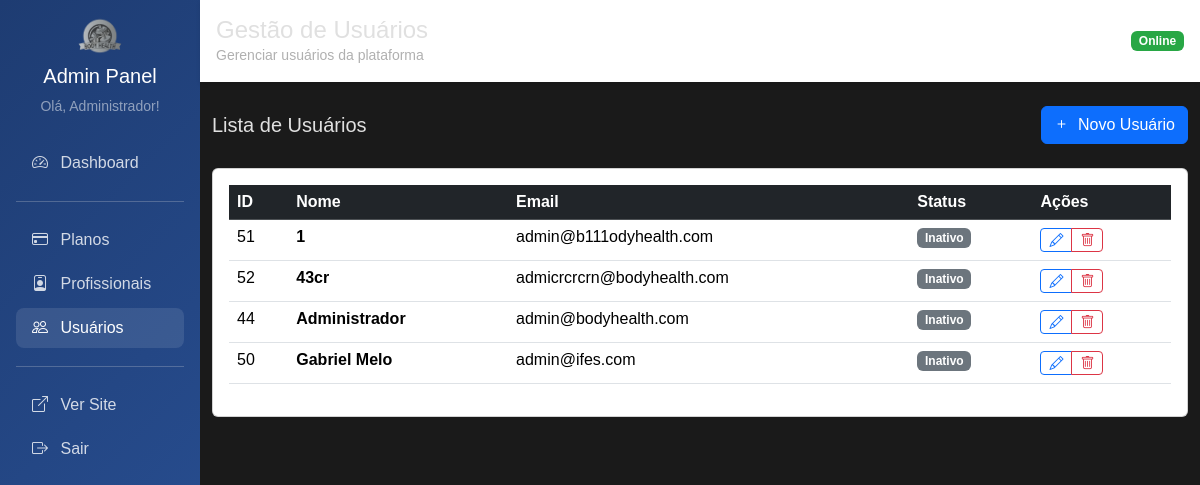
Before: /admin/usuarios (signed in) with the older database file.
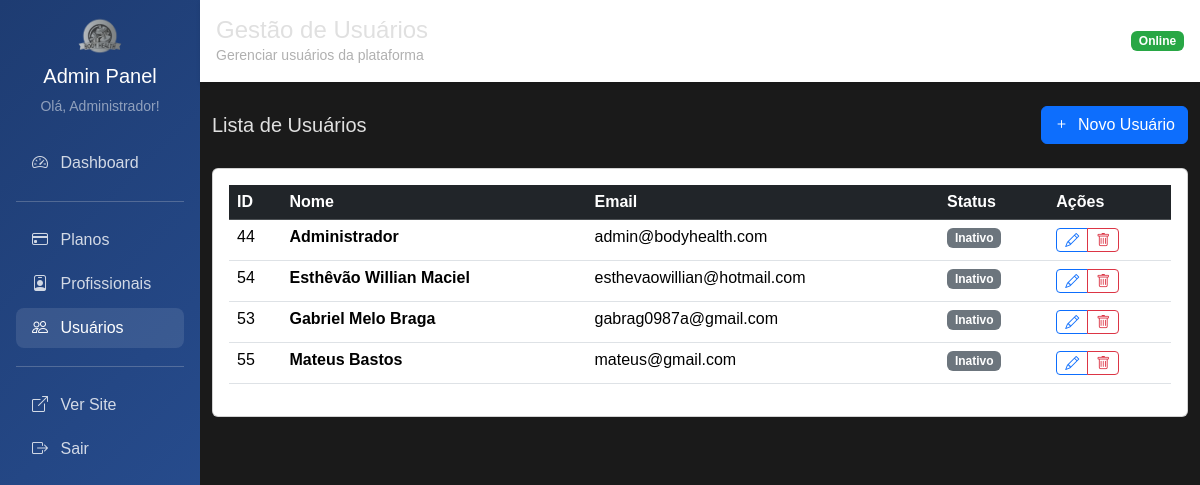
After: the same page with the newer database file.
### tables this page shows
CREATE TABLE usuario (
    id INTEGER PRIMARY KEY AUTOINCREMENT,
    nome TEXT NOT NULL,
    email TEXT UNIQUE NOT NULL,
    senha TEXT NOT NULL,
    perfil TEXT NOT NULL DEFAULT 'cliente',
    foto TEXT,
    token_redefinicao TEXT,
    data_token TIMESTAMP,
    data_cadastro TIMESTAMP DEFAULT CURRENT_TIMESTAMP
);

### main.py (the view)
@app.get("/admin/usuarios")
@requer_autenticacao(['admin'])
async def admin_usuarios_listar(request: Request, usuario_logado: dict = Depends(obter_usuario_logado)):
    usuarios = usuario_repo.obter_todos()
    return templates.TemplateResponse("admin/usuarios/listar.html", {
        "request": request,
        "usuario": usuario_logado,
        "usuarios": usuarios
    })

### templates/admin/usuarios/listar.html (shortened to what this page needs)
{% extends "admin/base_admin.html" %}
{% block titulo %}Gestão de Usuários{% endblock %}
{% block subtitulo %}Gerenciar usuários da plataforma{% endblock %}
{% block content %}
<div class="d-flex justify-content-between align-items-center mb-4">
    <h5 class="mb-0">Lista de Usuários</h5>
    <a href="/admin/usuarios/novo" class="btn btn-primary">
        <i class="bi bi-plus me-1"></i> Novo Usuário
    </a>
</div>
<div class="card">
    <div class="card-body">
        {% if usuarios %}
        <div class="table-responsive">
            <table class="table table-hover">
                <thead class="table-dark">
                    <tr>
                        <th>ID</th>
                        <th>Nome</th>
                        <th>Email</th>
                        <th>Status</th>
                        <th>Ações</th>
                    </tr>
                </thead>
                <tbody>
                    {% for usuario in usuarios %}
                    <tr>
                        <td>{{ usuario.id }}</td>
                        <td><strong>{{ usuario.nome }}</strong></td>
                        <td>{{ usuario.email }}</td>
                        <td>
                            {% if usuario.ativo %}
                                <span class="badge bg-success">Ativo</span>
                            {% else %}
                                <span class="badge bg-secondary">Inativo</span>
                            {% endif %}
                        </td>
                        <td>
                            <div class="btn-group btn-group-sm">
                                <a href="/admin/usuarios/editar/{{ usuario.id }}" class="btn btn-outline-primary">
                                    <i class="bi bi-pencil"></i>
                                </a>
                                <button type="button" class="btn btn-outline-danger"
                                    onclick="confirmarExclusao({{ usuario.id }}, '{{ usuario.nome }}')">
                                    <i class="bi bi-trash"></i>
                                </button>
                            </div>
                        </td>
                    </tr>
                    {% endfor %}
                </tbody>
            </table>
        </div>
        {% endif %}
    </div>
</div>
<div class="position-fixed top-0 end-0 p-3" style="z-index: 1055">
</div>
{% endblock %}

### templates/admin/base_admin.html (shortened to what this page needs)
<html lang="pt-BR">
<head>
    <link href="https://cdn.jsdelivr.net/npm/bootstrap@5.3.3/dist/css/bootstrap.min.css" rel="stylesheet">
    <link href="https://cdn.jsdelivr.net/npm/bootstrap-icons@1.10.5/font/bootstrap-icons.css" rel="stylesheet">
    <link rel="stylesheet" href="/static/css/styles.css">
</head>
<body>
    <div class="container-fluid p-0">
        <div class="row g-0">
            <div class="col-md-3 col-lg-2">
                <div class="admin-sidebar p-3">
                    <div class="text-center mb-4">
                        <img src="/static/img/logo.png" height="40" alt="Body Health">
                        <h5 class="text-white mt-2">Admin Panel</h5>
                        <small class="text-white-50">Olá, {{ usuario.nome }}!</small>
                    </div>
                    <nav class="nav flex-column">
                        <a class="nav-link {% if request.url.path == '/admin' %}active{% endif %}" href="/admin">
                            <i class="bi bi-speedometer2 me-2"></i> Dashboard
                        </a>
                        <hr class="bg-white-50">
                        <a class="nav-link {% if '/admin/planos' in request.url.path %}active{% endif %}" href="/admin/planos">
                            <i class="bi bi-credit-card me-2"></i> Planos
                        </a>
                        <a class="nav-link {% if '/admin/profissionais' in request.url.path %}active{% endif %}" href="/admin/profissionais">
                            <i class="bi bi-person-badge me-2"></i> Profissionais
                        </a>
                        <a class="nav-link {% if '/admin/usuarios' in request.url.path %}active{% endif %}" href="/admin/usuarios">
                            <i class="bi bi-people me-2"></i> Usuários
                        </a>
                        <hr class="bg-white-50">
                        <a class="nav-link" href="/" target="_blank">
                            <i class="bi bi-box-arrow-up-right me-2"></i> Ver Site
                        </a>
                        <a class="nav-link" href="/logout">
                            <i class="bi bi-box-arrow-right me-2"></i> Sair
                        </a>
                    </nav>
                </div>
            </div>
            <div class="col-md-9 col-lg-10">
                <div class="admin-header p-3 mb-4">
                    <div class="d-flex justify-content-between align-items-center">
                        <div>
                            <h4 class="mb-0">{% block titulo %}Painel Administrativo{% endblock %}</h4>
                            <small class="text-muted">{% block subtitulo %}Body Health Admin{% endblock %}</small>
                        </div>
                        <div>
                            <span class="badge bg-success">Online</span>
                        </div>
                    </div>
                </div>
                <div class="container-fluid">
                    {% block content %}{% endblock %}
                </div>
            </div>
        </div>
    </div>
</body>
</html>

Changed rows visible on the page:
removed usuario: id "51", nome "1", email "admin@b111odyhealth.com"
removed usuario: id "52", nome "43cr", email "admicrcrcrn@bodyhealth.com"
removed usuario: id "50", nome "Gabriel Melo", email "admin@ifes.com"
added usuario: id "54", nome "Esthêvão Willian Maciel", email "esthevaowillian@hotmail.com"
added usuario: id "53", nome "Gabriel Melo Braga", email "gabrag0987a@gmail.com"
added usuario: id "55", nome "Mateus Bastos", email "mateus@gmail.com"
